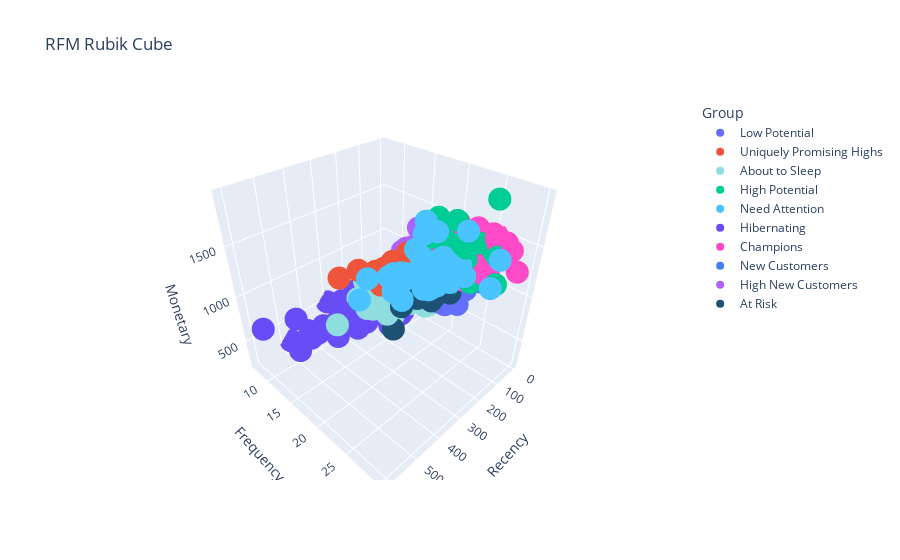

Here is the notebook cell this chart was saved with:
### Code cell
fig = px.scatter_3d(df_rfm, x='recency', y='frequency', z='monetary', color='group_rfm',
                    title = 'RFM Rubik Cube',
                    category_orders={'segment': ['Hibernating','About to Sleep','New Customers','Potential low',
                                                 'At Risk','New Customers higt','Unique higt - Promising',
                                                 'Need Attention','Potential higt','Champions']},
                    color_discrete_map={'Hibernating':'#684cf6','About to Sleep':'#90dde0','New Customers':'#447FF5',
                                        'Potential low':'#78e591','At Risk':'#1e5274','New Customers higt':'#FFE343',
                                        'Unique higt - Promising':'#9EFF43','Need Attention':'#4AC3FF',
                                        'Potential higt':'#D04AFF','Champions':'#FF4AC8'},
                    labels=labels
                   )
fig.show()

### Figure 1 — Plotly figure (JSON) as saved in the notebook; plotly's stock layout.template omitted (floating-point values rounded to 4 significant figures)
{"data": [{"hovertemplate": "Group=Low Potential<br>Recency=%{x}<br>Frequency=%{y}<br>Monetary=%{z}<extra></extra>", "legendgroup": "Low Potential", "marker": {"color": "#636efa", "symbol": "circle"}, "mode": "markers", "name": "Low Potential", "scene": "scene", "showlegend": true, "type": "scatter3d", "x": [82, 6, 17, 82, 83, 81, 4, 79, 62, 5, 83, 83, 3, 78, 13, 6, 1, 77], "y": [21, 22, 21, 21, 20, 20, 20, 21, 21, 22, 23, 20, 22, 20, 21, 22, 24, 22], "z": [894.4, 897.1, 786.1, 949.7, 687.5, 698.0, 849.7, 685.1, 893.6, 894.4, 773.0, 803.6, 791.0, 908.3, 976.3, 958.0, 949.6, 976.2]}, {"hovertemplate": "Group=Uniquely Promising Highs<br>Recency=%{x}<br>Frequency=%{y}<br>Monetary=%{z}<extra></extra>", "legendgroup": "Uniquely Promising Highs", "marker": {"color": "#EF553B", "symbol": "circle"}, "mode": "markers", "name": "Uniquely Promising Highs", "scene": "scene", "showlegend": true, "type": "scatter3d", "x": [303, 152, 147, 281, 144, 158, 382, 174, 303, 131, 196, 185, 139, 261, 118, 161, 321], "y": [14, 17, 16, 17, 17, 17, 14, 15, 17, 16, 17, 14, 17, 16, 16, 17, 16], "z": [1127.0, 1015.0, 1015.0, 1045.0, 1097.0, 991.8, 1148.0, 1095.0, 1219.0, 1020.0, 1070.0, 1005.0, 998.1, 1125.0, 1021.0, 1234.0, 1166.0]}, {"hovertemplate": "Group=About to Sleep<br>Recency=%{x}<br>Frequency=%{y}<br>Monetary=%{z}<extra></extra>", "legendgroup": "About to Sleep", "marker": {"color": "#90dde0", "symbol": "circle"}, "mode": "markers", "name": "About to Sleep", "scene": "scene", "showlegend": true, "type": "scatter3d", "x": [102, 292, 153, 184, 164, 237, 146, 189, 104, 250, 98, 97, 366, 122, 89, 149, 90, 93, 156, 118, 96, 463, 105, 128, 99, 88, 95, 248, 90, 143, 143, 230, 332, 199, 126, 87, 86, 253, 171, 144, 108, 90, 104, 114, 97, 316, 104, 122, 88, 174, 129, 92, 112, 93, 103, 88, 86, 151, 260, 102, 309, 98, 157, 87, 133, 109, 104, 130, 306, 97, 305, 166, 116, 243, 280, 87, 143, 131, 88, 100, 94, 115, 107, 106, 126, 144, 110, 175, 256, 148, 93, 99, 95], "y": [15, 16, 16, 19, 17, 18, 17, 16, 19, 18, 13, 19, 18, 16, 16, 19, 14, 19, 19, 17, 17, 17, 17, 19, 12, 16, 14, 18, 14, 19, 17, 12, 15, 17, 14, 17, 18, 18, 18, 16, 19, 16, 16, 16, 16, 17, 11, 13, 15, 18, 19, 18, 18, 12, 16, 18, 13, 18, 18, 18, 15, 17, 16, 18, 19, 16, 16, 15, 17, 17, 19, 18, 17, 18, 18, 14, 19, 18, 15, 15, 18, 10, 19, 17, 17, 17, 13, 17, 18, 19, 13, 14, 15], "z": [699.2, 839.3, 837.1, 968.8, 865.2, 964.1, 921.0, 833.0, 875.4, 840.6, 657.8, 879.8, 956.3, 847.9, 610.4, 915.9, 896.1, 630.5, 798.6, 932.2, 689.5, 891.1, 814.5, 900.7, 572.4, 702.5, 831.2, 869.6, 740.2, 935.1, 971.0, 838.6, 896.8, 834.2, 877.9, 927.4, 974.6, 684.9, 716.0, 931.4, 930.6, 824.0, 678.7, 781.2, 798.0, 831.7, 468.2, 951.3, 637.2, 723.0, 785.4, 885.0, 725.7, 472.8, 689.3, 825.0, 516.8, 779.0, 905.9, 820.2, 888.6, 634.8, 840.8, 559.1, 970.6, 755.4, 719.2, 921.3, 857.7, 765.5, 839.7, 931.8, 934.4, 768.9, 815.7, 693.4, 769.2, 773.1, 750.9, 630.2, 834.1, 494.3, 972.7, 844.7, 884.6, 982.0, 827.6, 966.6, 854.6, 796.8, 791.1, 893.6, 615.7]}, {"hovertemplate": "Group=High Potential<br>Recency=%{x}<br>Frequency=%{y}<br>Monetary=%{z}<extra></extra>", "legendgroup": "High Potential", "marker": {"color": "#00cc96", "symbol": "circle"}, "mode": "markers", "name": "High Potential", "scene": "scene", "showlegend": true, "type": "scatter3d", "x": [86, 11, 91, 13, 81, 9, 107, 45, 93, 94, 80, 83, 91, 77, 104, 97, 113, 83, 105, 97, 96, 87, 102, 95, 104, 107, 87, 117, 83, 93, 93, 93, 86, 100, 83, 95, 98, 107, 1, 103, 23, 94, 109, 20, 43, 93, 89, 97, 91, 87, 78, 96, 35, 83, 83, 104, 108, 4, 93, 109, 102, 102], "y": [19, 19, 21, 18, 19, 18, 24, 18, 22, 22, 19, 18, 22, 18, 21, 23, 22, 18, 25, 23, 21, 23, 23, 21, 18, 28, 25, 20, 18, 28, 18, 18, 27, 19, 19, 21, 27, 22, 18, 24, 19, 19, 20, 19, 18, 23, 23, 20, 19, 21, 18, 19, 19, 19, 18, 20, 22, 19, 19, 19, 21, 22], "z": [1055.0, 1180.0, 1065.0, 1005.0, 1318.0, 1095.0, 1430.0, 1498.0, 1089.0, 1170.0, 1018.0, 988.6, 1617.0, 1222.0, 1301.0, 1133.0, 984.7, 1026.0, 1120.0, 1245.0, 991.8, 1229.0, 1303.0, 1247.0, 1025.0, 1471.0, 1487.0, 1145.0, 1341.0, 1190.0, 1126.0, 1051.0, 1463.0, 1464.0, 1277.0, 1301.0, 1929.0, 1427.0, 1050.0, 1321.0, 1286.0, 1010.0, 1188.0, 1298.0, 1198.0, 1310.0, 1350.0, 1190.0, 988.6, 1184.0, 1481.0, 1229.0, 1035.0, 1003.0, 1106, 1023.0, 1482.0, 1184.0, 1378.0, 1058.0, 1410.0, 1387.0]}, {"hovertemplate": "Group=Need Attention<br>Recency=%{x}<br>Frequency=%{y}<br>Monetary=%{z}<extra></extra>", "legendgroup": "Need Attention", "marker": {"color": "#4AC3FF", "symbol": "circle"}, "mode": "markers", "name": "Need Attention", "scene": "scene", "showlegend": true, "type": "scatter3d", "x": [183, 187, 280, 187, 137, 183, 194, 173, 306, 305, 272, 120, 267, 174, 194, 144, 246, 171, 305, 157, 171, 418, 256, 190, 301, 297, 361, 163, 138, 264, 292, 165, 138, 194, 119, 195, 127, 160, 127, 192, 134, 182, 172, 181, 125, 252, 151, 146, 162, 139, 137], "y": [22, 19, 19, 26, 23, 19, 22, 21, 22, 21, 26, 21, 20, 23, 22, 18, 19, 22, 20, 21, 21, 19, 18, 22, 19, 21, 18, 25, 29, 23, 20, 22, 19, 22, 28, 22, 20, 19, 24, 19, 22, 22, 20, 23, 21, 18, 18, 19, 23, 25, 23], "z": [1608.0, 1102.0, 1048.0, 1729.0, 1099.0, 1355.0, 1298.0, 991.2, 1367.0, 1304.0, 1451.0, 1101.0, 987.3, 1172.0, 1273.0, 1125.0, 1197.0, 1275.0, 1170.0, 1260.0, 1037.0, 1161.0, 1113.0, 1231.0, 1229.0, 1056.0, 1253.0, 1272.0, 1512.0, 1198.0, 1090.0, 1059.0, 1166.0, 1072.0, 1187.0, 1329.0, 1185.0, 1267.0, 1288.0, 1072.0, 1228.0, 1114.0, 1638.0, 1401.0, 1061.0, 1162.0, 1180.0, 1462.0, 1338.0, 1228.0, 1093.0]}, {"hovertemplate": "Group=Hibernating<br>Recency=%{x}<br>Frequency=%{y}<br>Monetary=%{z}<extra></extra>", "legendgroup": "Hibernating", "marker": {"color": "#684cf6", "symbol": "circle"}, "mode": "markers", "name": "Hibernating", "scene": "scene", "showlegend": true, "type": "scatter3d", "x": [121, 162, 175, 362, 255, 135, 213, 143, 309, 130, 122, 188, 141, 319, 181, 321, 238, 183, 244, 504, 141, 376, 188, 186, 158, 124, 294, 300, 154, 463, 163, 275, 305, 119, 608, 312, 164, 488, 216, 171, 239, 364, 211, 196, 321, 369, 316, 126, 186, 292, 270, 118, 473, 154, 154, 289, 284, 455, 175, 303, 275, 246, 155, 124, 163, 178, 455, 277, 245, 498, 186, 181, 272, 121, 399, 192, 138, 236, 175], "y": [13, 16, 17, 12, 12, 16, 16, 16, 17, 7, 13, 17, 13, 16, 14, 16, 12, 13, 15, 11, 12, 15, 17, 13, 16, 15, 10, 7, 11, 17, 17, 11, 10, 14, 10, 13, 13, 10, 13, 13, 15, 9, 16, 11, 12, 13, 12, 15, 11, 13, 16, 15, 7, 15, 13, 16, 12, 12, 16, 13, 13, 16, 15, 14, 12, 11, 11, 12, 15, 15, 8, 14, 15, 14, 7, 12, 12, 12, 17], "z": [474.5, 613.2, 772.7, 550.2, 709.4, 759.4, 656.4, 754.3, 758.4, 227.8, 769.0, 734.4, 618.5, 757.2, 639.1, 648.2, 763.6, 606.3, 712.1, 386.3, 542.4, 791.9, 704.6, 738.6, 675.4, 806.6, 621.1, 500.0, 669.3, 763.0, 816.1, 623.9, 314.4, 744.8, 777.6, 483.4, 530.8, 697.5, 539.5, 681.6, 821.4, 372.3, 428.8, 745.3, 713.8, 606.9, 654.4, 395.6, 501.8, 395.0, 658.3, 789.9, 268.5, 528.4, 471.5, 710.6, 607.5, 555.9, 750.1, 591.7, 627.9, 740.7, 664.9, 700.9, 723.1, 644.0, 455.1, 642.6, 666.0, 768.1, 513.4, 688.5, 823.4, 726.8, 279.0, 570.0, 565.1, 744.4, 586.0]}, {"hovertemplate": "Group=Champions<br>Recency=%{x}<br>Frequency=%{y}<br>Monetary=%{z}<extra></extra>", "legendgroup": "Champions", "marker": {"color": "#FF4AC8", "symbol": "circle"}, "mode": "markers", "name": "Champions", "scene": "scene", "showlegend": true, "type": "scatter3d", "x": [69, 54, 78, 2, 78, 83, 37, 31, 79, 77, 83, 81, 5, 84, 78, 80, 83, 47, 71, 7, 77, 68, 4, 14, 81, 83, 42, 79, 83, 11, 1, 15, 81, 77, 8, 13, 68, 81, 7, 12, 84, 71, 77, 80, 26, 80, 6, 55, 10, 83, 14, 15, 35, 82, 60, 15, 12, 83, 10], "y": [24, 20, 21, 25, 24, 23, 23, 20, 21, 23, 21, 22, 21, 22, 30, 22, 21, 20, 25, 22, 25, 20, 21, 24, 23, 20, 24, 29, 23, 20, 26, 27, 20, 26, 22, 23, 27, 23, 21, 20, 21, 24, 20, 21, 21, 22, 25, 24, 20, 27, 23, 23, 21, 20, 22, 20, 25, 21, 25], "z": [1236.0, 1376.0, 1402.0, 1353.0, 1093.0, 1146.0, 1131.0, 1219.0, 1020.0, 1096.0, 1045.0, 1590.0, 1112.0, 1046.0, 1361.0, 1174.0, 1413.0, 998.2, 1474.0, 1214.0, 1136.0, 1079.0, 1062.0, 1039.0, 1272.0, 1031.0, 1312.0, 1527.0, 1051.0, 1017.0, 1472.0, 1466.0, 1282.0, 1200.0, 990.0, 1429.0, 1516.0, 1051.0, 1154.0, 989.0, 1024.0, 1224.0, 1304.0, 1140.0, 1164.0, 1286.0, 1102.0, 1461.0, 1013.0, 1577.0, 1496.0, 1123.0, 1299.0, 1133.0, 1328.0, 1083.0, 1026.0, 1263.0, 1490.0]}, {"hovertemplate": "Group=New Customers<br>Recency=%{x}<br>Frequency=%{y}<br>Monetary=%{z}<extra></extra>", "legendgroup": "New Customers", "marker": {"color": "#447FF5", "symbol": "circle"}, "mode": "markers", "name": "New Customers", "scene": "scene", "showlegend": true, "type": "scatter3d", "x": [4, 26, 13, 16, 13, 8, 1, 1, 6, 41, 34, 12, 4, 83, 30, 84, 5, 2, 64, 1, 10, 10, 77, 83, 16, 7, 79, 84, 19, 6, 9, 81, 83, 79, 81, 28, 28, 84, 4, 46, 2, 14, 83, 73, 81, 57, 14, 11, 15, 9, 82, 7, 85, 12, 32, 9, 5, 23, 4, 75, 59, 2, 13, 55, 2, 12, 77, 4, 84, 41, 10, 83, 4, 79, 78, 36, 10, 1, 34, 7, 83, 77, 14, 81, 77, 14, 6, 78, 83, 77, 16], "y": [13, 19, 17, 11, 17, 11, 18, 15, 15, 13, 18, 9, 17, 16, 18, 19, 15, 19, 15, 19, 11, 15, 16, 12, 15, 18, 16, 15, 14, 19, 13, 17, 18, 12, 13, 17, 17, 17, 11, 15, 14, 13, 12, 15, 11, 18, 17, 9, 17, 19, 19, 19, 18, 18, 17, 15, 16, 15, 18, 12, 15, 19, 17, 12, 18, 17, 17, 15, 13, 16, 17, 13, 18, 11, 15, 14, 10, 18, 19, 17, 18, 17, 19, 14, 15, 16, 15, 17, 16, 14, 17], "z": [800.9, 769.4, 832.4, 380.6, 718.7, 553.3, 943.7, 628.8, 901.5, 644.8, 984.0, 435.6, 903.2, 795.8, 942.3, 757.3, 757.1, 891.3, 616.6, 968.8, 510.5, 958.4, 649.8, 630.4, 726.8, 762.9, 595.5, 738.4, 722.4, 867.7, 710.2, 746.2, 797.2, 487.3, 784.4, 804.2, 754.8, 723.4, 448.4, 652.0, 714.4, 582.8, 484.4, 627.3, 692.4, 975.4, 932.5, 632.7, 576.6, 947.9, 834.1, 837.6, 871.5, 783.6, 708.1, 807.2, 635.9, 732.1, 782.4, 749.7, 662.4, 860.0, 890.1, 700.8, 807.4, 780.1, 839.3, 900.6, 674.4, 765.3, 930.0, 642.3, 665.8, 544.1, 816.0, 742.9, 727.9, 703.8, 937.3, 768.6, 725.7, 723.7, 847.7, 812.6, 796.4, 785.2, 924.0, 563.1, 766.1, 670.8, 575.6]}, {"hovertemplate": "Group=High New Customers<br>Recency=%{x}<br>Frequency=%{y}<br>Monetary=%{z}<extra></extra>", "legendgroup": "High New Customers", "marker": {"color": "#ab63fa", "symbol": "circle"}, "mode": "markers", "name": "High New Customers", "scene": "scene", "showlegend": true, "type": "scatter3d", "x": [116, 5, 79, 24, 78, 98, 93, 83, 77, 2, 18], "y": [16, 17, 17, 17, 14, 14, 16, 17, 15, 17, 14], "z": [1186.0, 1007.0, 1199.0, 1170.0, 1097.0, 1087.0, 1042.0, 1043.0, 1140.0, 1145.0, 1255.0]}, {"hovertemplate": "Group=At Risk<br>Recency=%{x}<br>Frequency=%{y}<br>Monetary=%{z}<extra></extra>", "legendgroup": "At Risk", "marker": {"color": "#1e5274", "symbol": "circle"}, "mode": "markers", "name": "At Risk", "scene": "scene", "showlegend": true, "type": "scatter3d", "x": [160, 100, 166, 100, 86, 195, 155, 97, 124, 110, 115, 104, 269, 108, 93, 304, 106, 104, 91], "y": [20, 21, 20, 22, 21, 20, 21, 20, 22, 21, 20, 20, 20, 20, 22, 20, 20, 22, 21], "z": [888.6, 921.1, 895.7, 931.0, 977.4, 889.6, 842.2, 934.2, 976.4, 976.8, 845.5, 779.8, 908.0, 900.8, 879.0, 711.7, 963.5, 939.4, 943.4]}], "layout": {"legend": {"title": {"text": "Group"}, "tracegroupgap": 0}, "scene": {"domain": {"x": [0, 1], "y": [0, 1]}, "xaxis": {"title": {"text": "Recency"}}, "yaxis": {"title": {"text": "Frequency"}}, "zaxis": {"title": {"text": "Monetary"}}}, "title": {"text": "RFM Rubik Cube"}}}
